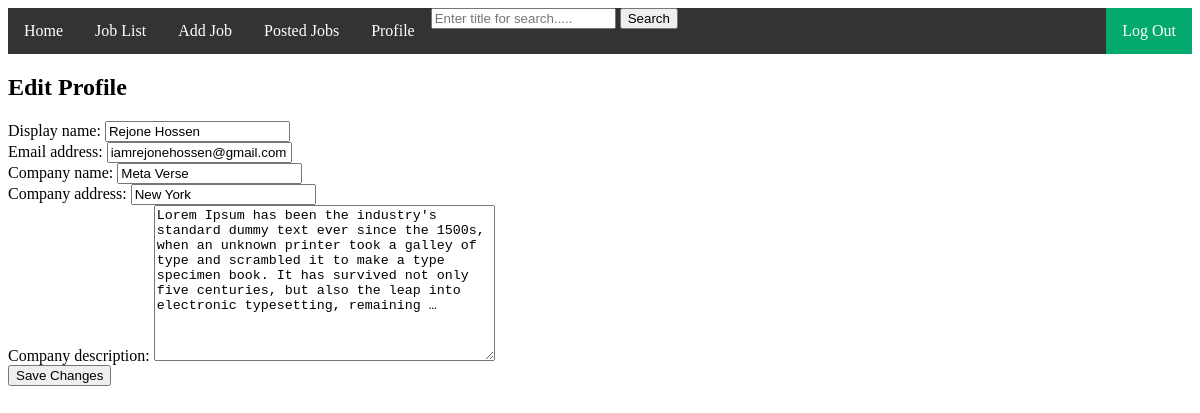
The app's page /editprofile/ (signed in) with its own data.
### myApp/models.py (models this page shows)
class customuser(AbstractUser):
    usertype=[
        ('job_recruiter','job_recruiter'),
        ('job_seeker','job_seeker'),
    ]
    display_name=models.CharField(max_length=100,null=True)
    usertype=models.CharField(choices=usertype,max_length=100,null=True)
    skills=models.CharField(max_length=100,null=True)
    resume=models.FileField(upload_to='static/resume',null=True,default='None')
    education=models.CharField(max_length=100,null=True)
    qualifications=models.CharField(max_length=100,null=True)
    company_name=models.CharField(max_length=100,null=True)
    company_address=models.CharField(max_length=100,null=True)
    company_description=models.TextField(null=True)

### myProject/views.py (the view)
# urls.py: path('editprofile/',editprofile,name="editprofile"),
@login_required
def editprofile(request):
    if request.method == 'POST':
        if request.user.usertype == 'job_recruiter':
            form=editprofileformforrecruiter(request.POST,request.FILES, instance=request.user)
        else:
            form=editprofileformforseeker(request.POST,request.FILES,instance=request.user)
        if form.is_valid():
            form.save()
            return redirect("profile")
    else:
        if request.user.usertype == 'job_recruiter':
            form=editprofileformforrecruiter(instance=request.user)
        else:
            form=editprofileformforseeker(instance=request.user)
    return render(request,'editprofile.html',{'form':form})

### myProject/forms.py
class editprofileformforrecruiter(forms.ModelForm):
    class Meta:
        model = customuser
        fields=("display_name","email","company_name","company_address","company_description")

### Template/editprofile.html (shortened to what this page needs)
{% extends 'index.html' %}
{% block content %}
<!DOCTYPE html>
<html lang="en">
<head>
</head>
<body>
    <h2>Edit Profile</h2>
    <form action="" method="POST">
        {{form}}
        <input type="submit" value="Save Changes">
    </form>
</body>
</html>
{% endblock content %}

### records on screen
customuser: display_name "Rejone Hossen", email "iamrejonehossen@gmail.com", company_name "Meta Verse", company_address "New York", company_description "Lorem Ipsum has been the industry's standard dummy text ever since the 1500s, when an unknown printer took a galley of type and scrambled it to make a type specimen book. It has survived not only five centuries, but also the leap into electronic typesetting, remaining …"
